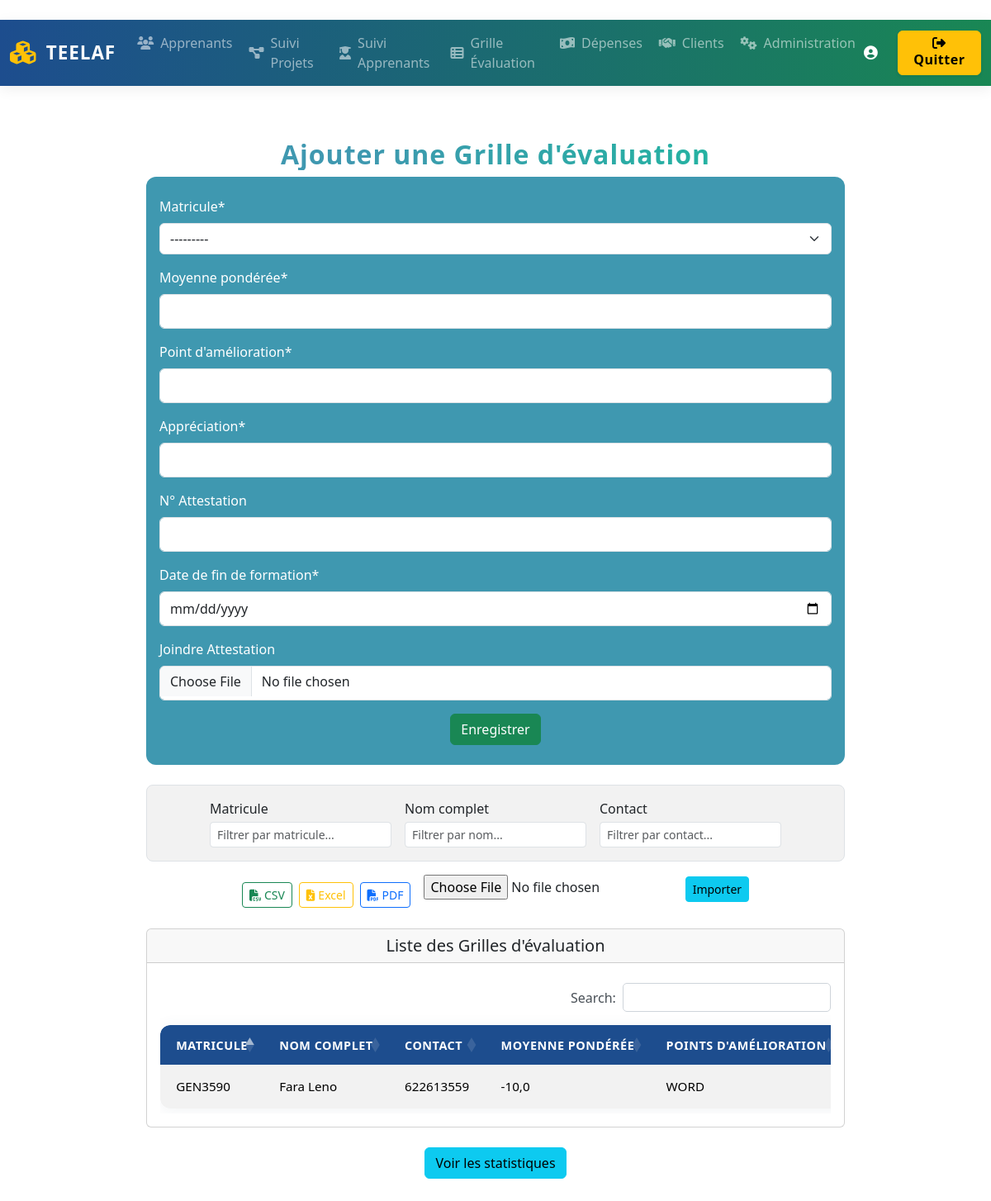
Screenshot of /Grille_evaluation/ with the database file from the repository.
### teelaf/Grille_evaluation/models.py (models this page shows, shortened)
class GrilleEvaluation(models.Model):
    learner = models.ForeignKey(Learner, on_delete=models.CASCADE, verbose_name="Matricule")
    moyenne_ponderee = models.FloatField("Moyenne pondérée")
    point_amelioration = models.CharField("Point d'amélioration", max_length=255, blank=False, null=False)
    appreciation = models.CharField("Appréciation", max_length=255, blank=False, null=False)
    numero_attestation = models.CharField("N° Attestation", max_length=50, blank=True)
    date_fin_formation = models.DateField("Date de fin de formation")
    attestation = models.FileField("Joindre Attestation", upload_to="attestations/", blank=True, null=True)

### teelaf/learners/models.py (models this page shows, shortened)
class Learner(models.Model):
    GENDER_CHOICES = [
        ('M', 'Masculin'),
        ('F', 'Féminin'),
        ('O', 'Autre')
    ]
    STATUT_CHOICES = [
        ("Etudiants _ Elèves", "Etudiants _ Elèves"),
        ("Entrepreneurs", "Entrepreneurs"),
        ("Professionnels", "Professionnels"),
        ("Sans emploi _ Au chômage", "Sans emploi _ Au chômage"),
    ]
    OBS_CHOICES = [("Oui", "Oui"), ("Non", "Non")]
    full_name = models.CharField('Nom complet', max_length=100)
    birth_date = models.DateField('Date de naissance')
    gender = models.CharField('Sexe', max_length=1, choices=GENDER_CHOICES)
    phone = models.CharField('Téléphone', max_length=20)
    email = models.EmailField('Email')
    address = models.CharField('Adresse', max_length=255)
    statut = models.CharField('Statut', max_length=30, choices=STATUT_CHOICES, default="Etudiants _ Elèves")
    desired_course = models.CharField('Formation souhaitée', max_length=100)
    observation = models.CharField('Observation', max_length=3, choices=OBS_CHOICES, default="Non")
    student_id = models.CharField('ID Apprenant', max_length=20, unique=True, blank=True, null=True)
    registration_date = models.DateTimeField('Date inscription', auto_now_add=True)

### teelaf/Grille_evaluation/views.py (the view)
# urls.py: path('', grille_list, name='grille_list'),
def grille_list(request):
    fields_exclus = [
        'learner', 'moyenne_ponderee', 'point_amelioration',
        'appreciation', 'numero_attestation', 'date_fin_formation', 'attestation'
    ]
    if request.method == 'POST' and 'import_file' not in request.FILES:
        form = GrilleEvaluationForm(request.POST, request.FILES)
        if form.is_valid():
            form.save()
            messages.success(request, "Grille enregistrée avec succès.")
            return redirect('Grille_evaluation:grille_list')
        else:
            messages.error(request, "Erreur lors de l'enregistrement. Vérifiez les champs.")
    else:
        form = GrilleEvaluationForm()
    grilles = GrilleEvaluation.objects.all()
    apprenants = Learner.objects.all()
    return render(request, 'Grille_evaluation/grille_list.html', {
        'form': form,
        'grilles': grilles,
        'apprenants': apprenants,
        'fields_exclus': fields_exclus,
    })

### teelaf/templates/Grille_evaluation/grille_list.html (shortened to what this page needs)
{% extends 'base.html' %}
{% load static %}
{% load crispy_forms_tags %}
{% block content %}
<link rel="stylesheet" href="https://cdnjs.cloudflare.com/ajax/libs/font-awesome/6.4.2/css/all.min.css">
<div class="container-fluid px-2 px-md-5 py-3">
  <div class="row justify-content-center">
    <div class="col-12 col-lg-10">
      <div class="mb-4">
        <h2 class="text-center animated-title">Ajouter une Grille d'évaluation</h2>
        <div class="form-bg mb-4" style="background: #3f98b0; border-radius: 12px;">
          <form method="post" enctype="multipart/form-data" class="form-container py-4 px-3" style="color: #fff;">
            {{ form|crispy }}
            <div class="text-center mt-3">
              <button type="submit" class="btn btn-success btn-animated">Enregistrer</button>
            </div>
          </form>
        </div>
      </div>
      <div class="my-3 p-3 rounded-3 border d-flex flex-wrap align-items-center gap-3 justify-content-center"
           id="filter-zone"
           style="background-color: #f2f2f2;">
        <div>
          <label for="filter-matricule" class="form-label mb-1">Matricule</label>
          <input type="text" id="filter-matricule" class="form-control form-control-sm" placeholder="Filtrer par matricule...">
        </div>
        <div>
          <label for="filter-nom" class="form-label mb-1">Nom complet</label>
          <input type="text" id="filter-nom" class="form-control form-control-sm" placeholder="Filtrer par nom...">
        </div>
        <div>
          <label for="filter-contact" class="form-label mb-1">Contact</label>
          <input type="text" id="filter-contact" class="form-control form-control-sm" placeholder="Filtrer par contact...">
        </div>
      </div>
      <div class="mb-3 d-flex justify-content-center align-items-center gap-2 flex-wrap">
        <button id="export-csv" class="btn btn-outline-success btn-sm btn-animated"><i class="fas fa-file-csv me-1"></i>CSV</button>
        <button id="export-excel" class="btn btn-outline-warning btn-sm btn-animated"><i class="fas fa-file-excel me-1"></i>Excel</button>
        <button id="export-pdf" class="btn btn-outline-primary btn-sm btn-animated"><i class="fas fa-file-pdf me-1"></i>PDF</button>
        <form action="{% url 'Grille_evaluation:import_grilles' %}" method="post" enctype="multipart/form-data" class="d-inline ms-2">
          <input type="file" name="import_file" class="form-control-file d-inline" accept=".csv, .xlsx" required>
          <button type="submit" class="btn btn-info btn-sm btn-animated">Importer</button>
        </form>
      </div>
      <div class="card">
        <div class="card-header">
          <h5 class="text-center mb-0">Liste des Grilles d'évaluation</h5>
        </div>
        <div class="card-body">
          <div class="table-responsive" style="max-height: 350px; overflow-y: auto;">
            <table id="grilleTable" class="table table-bordered table-striped table-hover align-middle w-100 table-animate display nowrap">
              <thead>
                  <tr>
                      <th>Matricule</th>
                      <th>Nom complet</th>
                      <th>Contact</th>
                      <th>Moyenne pondérée</th>
                      <th>Points d'amélioration</th>
                  </tr>
              </thead>
              <tbody>
              {% for g in grilles %}
                  <tr>
                      <td>{% if g.learner %}{{ g.learner.student_id|default_if_none:"-" }}{% else %}-{% endif %}</td>
                      <td>{% if g.learner %}{{ g.learner.full_name|default_if_none:"-" }}{% else %}-{% endif %}</td>
                      <td>{% if g.learner %}{{ g.learner.phone|default_if_none:"-" }}{% else %}-{% endif %}</td>
                      <td>{{ g.moyenne_ponderee|default:"-" }}</td>
                      <td>{{ g.point_amelioration|default:"-" }}</td>
                  </tr>
              {% empty %}
                  <tr>
                      <td colspan="10" class="text-center">Aucune grille trouvée.</td>
                  </tr>
              {% endfor %}
              </tbody>
            </table>
          </div>
        </div>
      </div>
      <div class="my-4 text-center">
        <a href="{% url 'Grille_evaluation:stats' %}" target="_blank" class="btn btn-info">
          Voir les statistiques
        </a>
      </div>
    </div>
  </div>
</div>
{% endblock %}

### teelaf/static/css/style.css (style rules this page uses)
.table { border-radius: 12px; overflow: hidden; box-shadow: 0 2px 18px rgba(77,96,125,0.08); background: #fff !important; margin-top: 1.5rem; margin-bottom: 1.5rem; }
.table th, .table td { border: none !important; padding: 0.9rem 1.2rem !important; font-size: 0.95rem; vertical-align: middle; }
.table th { background: #1d4d8e !important; color: #fff !important; font-weight: 600; letter-spacing: 0.5px; font-size: 0.9rem !important; text-transform: uppercase; }
.table thead th:first-child { border-top-left-radius: 12px; }
.table tbody tr:last-child td:first-child { border-bottom-left-radius: 12px; }
.table tr { transition: background 0.2s; }
.table-striped tbody tr:nth-of-type(odd) { background-color: rgba(29, 77, 142, 0.04); }

### teelaf/templates/Grille_evaluation/grille_list.html (style rules this page uses)
.form-container .form-control, .form-container select.form-control, .form-container textarea.form-control { height: 42px; min-height: 42px; max-height: 42px; width: 100%; box-sizing: border-box; font-size: 1rem; }
.form-container label { font-weight: 500; }
.animated-title { opacity: 0; transform: translateX(-100px) scale(0.95); animation: slideInRight 1.2s cubic-bezier(.4,2,.6,1) forwards; letter-spacing: 1px; font-weight: bold; background: linear-gradient(90deg, #3f98b0 30%, #1abc9c 100%); -webkit-background-clip: text; -webkit-text-fill-color: transparent; }

### rows the page displays
GrilleEvaluation: learner.student_id "GEN3590", learner.full_name "Fara Leno", learner.phone "622613559", moyenne_ponderee "-10,0", point_amelioration "WORD"
